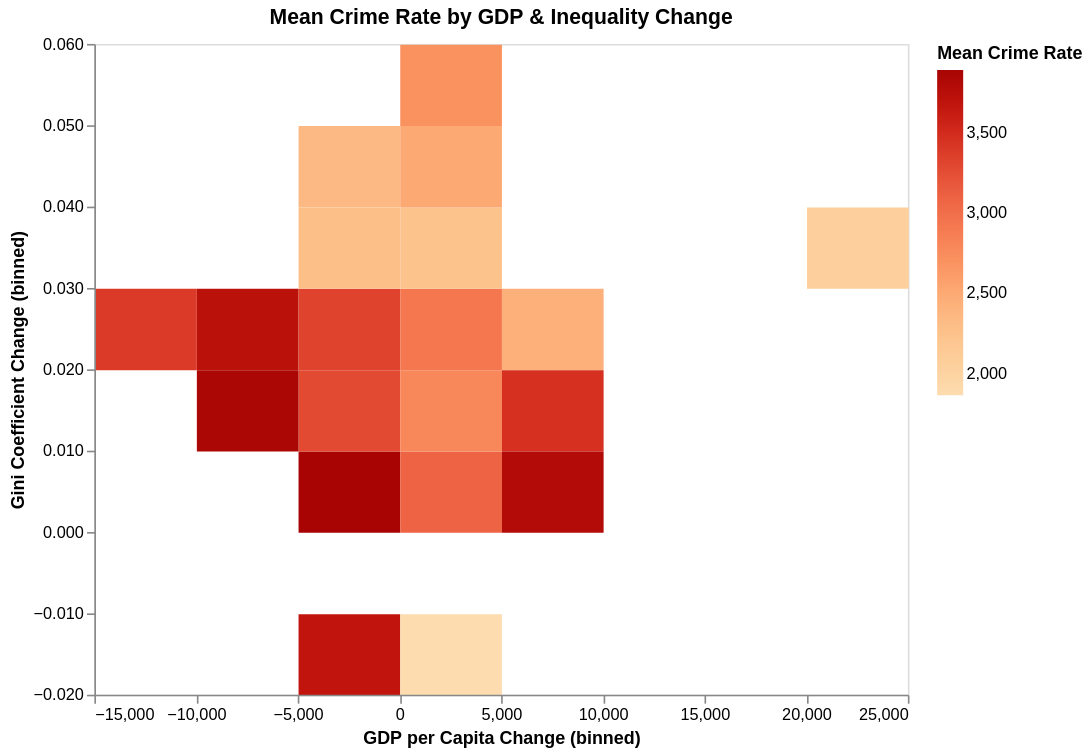

Source (notebook cell):
### Code cell
# CHART 2: Heatmap — Crime Rate by GDP & Gini Change Bins

scatter = alt.Chart(df_state).mark_rect().encode(
    x=alt.X('gdp_change:Q', bin=alt.Bin(maxbins=8), title='GDP per Capita Change (binned)'),
    y=alt.Y('gini_change:Q', bin=alt.Bin(maxbins=8), title='Gini Coefficient Change (binned)'),
    color=alt.Color('mean(avg_crime):Q',
                    title='Mean Crime Rate',
                    scale=alt.Scale(scheme='orangered')),
    tooltip=[
        alt.Tooltip('gdp_change:Q', bin=True, title='GDP Change Range'),
        alt.Tooltip('gini_change:Q', bin=True, title='Gini Change Range'),
        alt.Tooltip('mean(avg_crime):Q', format='.1f', title='Mean Avg Crime'),
        alt.Tooltip('count()', title='States in Bin')
    ]
).properties(
    title='Mean Crime Rate by GDP & Inequality Change',
    width=500,
    height=400
)

scatter

### Figure 1 — Vega-Lite specification as saved in the notebook (floating-point values rounded to 4 significant figures)
{"config": {"view": {"continuousWidth": 300, "continuousHeight": 300}}, "data": {"name": "data-04b4caa9d4cfe295fe82ca2a407e2a15"}, "mark": {"type": "rect"}, "encoding": {"color": {"aggregate": "mean", "field": "avg_crime", "scale": {"scheme": "orangered"}, "title": "Mean Crime Rate", "type": "quantitative"}, "tooltip": [{"bin": true, "field": "gdp_change", "title": "GDP Change Range", "type": "quantitative"}, {"bin": true, "field": "gini_change", "title": "Gini Change Range", "type": "quantitative"}, {"aggregate": "mean", "field": "avg_crime", "format": ".1f", "title": "Mean Avg Crime", "type": "quantitative"}, {"aggregate": "count", "title": "States in Bin", "type": "quantitative"}], "x": {"bin": {"maxbins": 8}, "field": "gdp_change", "title": "GDP per Capita Change (binned)", "type": "quantitative"}, "y": {"bin": {"maxbins": 8}, "field": "gini_change", "title": "Gini Coefficient Change (binned)", "type": "quantitative"}}, "height": 400, "title": "Mean Crime Rate by GDP & Inequality Change", "width": 500, "$schema": "https://vega.github.io/schema/vega-lite/v6.1.0.json", "datasets": {"data-04b4caa9d4cfe295fe82ca2a407e2a15": [{"State": "Alabama", "gdp_start": 40830.0, "gdp_end": 38840.0, "gini_start": 0.473, "gini_end": 0.4811, "avg_crime": 3743.0, "gdp_change": -1990.0, "gini_change": 0.0081, "group": "GDP↓ Gini↑"}, {"State": "Alaska", "gdp_start": 70200.0, "gdp_end": 72570.0, "gini_start": 0.425, "gini_end": 0.4322, "avg_crime": 3098.0, "gdp_change": 2361.0, "gini_change": 0.0072, "group": "GDP↑ Gini↑"}, {"State": "Arizona", "gdp_start": 45120.0, "gdp_end": 40920.0, "gini_start": 0.46, "gini_end": 0.4702, "avg_crime": 3943.0, "gdp_change": -4199.0, "gini_change": 0.0102, "group": "GDP↓ Gini↑"}, {"State": "Arkansas", "gdp_start": 38740.0, "gdp_end": 38000.0, "gini_start": 0.458, "gini_end": 0.4773, "avg_crime": 3803.0, "gdp_change": -738.2, "gini_change": 0.0193, "group": "GDP↓ Gini↑"}, {"State": "California", "gdp_start": 56410.0, "gdp_end": 61980.0, "gini_start": 0.463, "gini_end": 0.4876, "avg_crime": 2972.0, "gdp_change": 5567.0, "gini_change": 0.0246, "group": "GDP↑ Gini↑"}, {"State": "Colorado", "gdp_start": 54980.0, "gdp_end": 56430.0, "gini_start": 0.448, "gini_end": 0.458, "avg_crime": 2955.0, "gdp_change": 1448.0, "gini_change": 0.01, "group": "GDP↑ Gini↑"}, {"State": "Connecticut", "gdp_start": 71430.0, "gdp_end": 67370.0, "gini_start": 0.479, "gini_end": 0.4916, "avg_crime": 2352.0, "gdp_change": -4060.0, "gini_change": 0.0126, "group": "GDP↓ Gini↑"}, {"State": "Delaware", "gdp_start": 73260.0, "gdp_end": 69390.0, "gini_start": 0.433, "gini_end": 0.4523, "avg_crime": 3444.0, "gdp_change": -3878.0, "gini_change": 0.0193, "group": "GDP↓ Gini↑"}, {"State": "Florida", "gdp_start": 46390.0, "gdp_end": 41240.0, "gini_start": 0.465, "gini_end": 0.4872, "avg_crime": 3720.0, "gdp_change": -5151.0, "gini_change": 0.0222, "group": "GDP↓ Gini↑"}, {"State": "Georgia", "gdp_start": 50510.0, "gdp_end": 46920.0, "gini_start": 0.458, "gini_end": 0.4801, "avg_crime": 3794.0, "gdp_change": -3591.0, "gini_change": 0.0221, "group": "GDP↓ Gini↑"}, {"State": "Hawaii", "gdp_start": 55380.0, "gdp_end": 53800.0, "gini_start": 0.454, "gini_end": 0.4346, "avg_crime": 3683.0, "gdp_change": -1575.0, "gini_change": -0.0194, "group": "GDP↓ Gini↓"}, {"State": "Idaho", "gdp_start": 39690.0, "gdp_end": 38190.0, "gini_start": 0.406, "gini_end": 0.4525, "avg_crime": 2110.0, "gdp_change": -1492.0, "gini_change": 0.0465, "group": "GDP↓ Gini↑"}, {"State": "Illinois", "gdp_start": 55130.0, "gdp_end": 57680.0, "gini_start": 0.458, "gini_end": 0.4817, "avg_crime": 2804.0, "gdp_change": 2542.0, "gini_change": 0.0237, "group": "GDP↑ Gini↑"}, {"State": "Indiana", "gdp_start": 46850.0, "gdp_end": 46810.0, "gini_start": 0.435, "gini_end": 0.4519, "avg_crime": 3210.0, "gdp_change": -41.68, "gini_change": 0.0169, "group": "GDP↓ Gini↑"}, {"State": "Iowa", "gdp_start": 50260.0, "gdp_end": 53860.0, "gini_start": 0.422, "gini_end": 0.4393, "avg_crime": 2431.0, "gdp_change": 3598.0, "gini_change": 0.0173, "group": "GDP↑ Gini↑"}, {"State": "Kansas", "gdp_start": 45920.0, "gdp_end": 49780.0, "gini_start": 0.438, "gini_end": 0.4596, "avg_crime": 3307.0, "gdp_change": 3860.0, "gini_change": 0.0216, "group": "GDP↑ Gini↑"}, {"State": "Kentucky", "gdp_start": 41590.0, "gdp_end": 40830.0, "gini_start": 0.455, "gini_end": 0.4781, "avg_crime": 2593.0, "gdp_change": -760.7, "gini_change": 0.0231, "group": "GDP↓ Gini↑"}, {"State": "Louisiana", "gdp_start": 55930.0, "gdp_end": 49530.0, "gini_start": 0.472, "gini_end": 0.4909, "avg_crime": 3853.0, "gdp_change": -6404.0, "gini_change": 0.0189, "group": "GDP↓ Gini↑"}, {"State": "Maine", "gdp_start": 41760.0, "gdp_end": 40330.0, "gini_start": 0.416, "gini_end": 0.4523, "avg_crime": 2385.0, "gdp_change": -1439.0, "gini_change": 0.0363, "group": "GDP↓ Gini↑"}, {"State": "Maryland", "gdp_start": 56030.0, "gdp_end": 57350.0, "gini_start": 0.424, "gini_end": 0.4524, "avg_crime": 3234.0, "gdp_change": 1319.0, "gini_change": 0.0284, "group": "GDP↑ Gini↑"}, {"State": "Massachusetts", "gdp_start": 63210.0, "gdp_end": 69140.0, "gini_start": 0.455, "gini_end": 0.4848, "avg_crime": 2307.0, "gdp_change": 5935.0, "gini_change": 0.0298, "group": "GDP↑ Gini↑"}, {"State": "Michigan", "gdp_start": 45690.0, "gdp_end": 44370.0, "gini_start": 0.44, "gini_end": 0.4667, "avg_crime": 2777.0, "gdp_change": -1314.0, "gini_change": 0.0267, "group": "GDP↓ Gini↑"}, {"State": "Minnesota", "gdp_start": 56530.0, "gdp_end": 56710.0, "gini_start": 0.424, "gini_end": 0.4492, "avg_crime": 2744.0, "gdp_change": 180.1, "gini_change": 0.0252, "group": "GDP↑ Gini↑"}, {"State": "Mississippi", "gdp_start": 33720.0, "gdp_end": 33350.0, "gini_start": 0.462, "gini_end": 0.4759, "avg_crime": 3068.0, "gdp_change": -373.9, "gini_change": 0.0139, "group": "GDP↓ Gini↑"}, {"State": "Missouri", "gdp_start": 46440.0, "gdp_end": 45340.0, "gini_start": 0.448, "gini_end": 0.4634, "avg_crime": 3522.0, "gdp_change": -1100.0, "gini_change": 0.0154, "group": "GDP↓ Gini↑"}, {"State": "Montana", "gdp_start": 40710.0, "gdp_end": 43300.0, "gini_start": 0.409, "gini_end": 0.4623, "avg_crime": 2698.0, "gdp_change": 2583.0, "gini_change": 0.0533, "group": "GDP↑ Gini↑"}, {"State": "Nebraska", "gdp_start": 52080.0, "gdp_end": 57840.0, "gini_start": 0.431, "gini_end": 0.4473, "avg_crime": 2894.0, "gdp_change": 5761.0, "gini_change": 0.0163, "group": "GDP↑ Gini↑"}, {"State": "Nevada", "gdp_start": 58660.0, "gdp_end": 46730.0, "gini_start": 0.431, "gini_end": 0.4548, "avg_crime": 3394.0, "gdp_change": -11930.0, "gini_change": 0.0238, "group": "GDP↓ Gini↑"}, {"State": "New Hampshire", "gdp_start": 50580.0, "gdp_end": 53490.0, "gini_start": 0.417, "gini_end": 0.4347, "avg_crime": 2156.0, "gdp_change": 2915.0, "gini_change": 0.0177, "group": "GDP↑ Gini↑"}, {"State": "New Jersey", "gdp_start": 60260.0, "gdp_end": 59570.0, "gini_start": 0.452, "gini_end": 0.4832, "avg_crime": 2201.0, "gdp_change": -691.4, "gini_change": 0.0312, "group": "GDP↓ Gini↑"}, {"State": "New Mexico", "gdp_start": 44420.0, "gdp_end": 43580.0, "gini_start": 0.455, "gini_end": 0.4795, "avg_crime": 3823.0, "gdp_change": -837.7, "gini_change": 0.0245, "group": "GDP↓ Gini↑"}, {"State": "New York", "gdp_start": 62770.0, "gdp_end": 69160.0, "gini_start": 0.49, "gini_end": 0.5138, "avg_crime": 2060.0, "gdp_change": 6388.0, "gini_change": 0.0238, "group": "GDP↑ Gini↑"}, {"State": "North Carolina", "gdp_start": 48450.0, "gdp_end": 46580.0, "gini_start": 0.451, "gini_end": 0.4776, "avg_crime": 3665.0, "gdp_change": -1871.0, "gini_change": 0.0266, "group": "GDP↓ Gini↑"}, {"State": "North Dakota", "gdp_start": 47740.0, "gdp_end": 72150.0, "gini_start": 0.428, "gini_end": 0.4664, "avg_crime": 2062.0, "gdp_change": 24400.0, "gini_change": 0.0384, "group": "GDP↑ Gini↑"}, {"State": "Ohio", "gdp_start": 48740.0, "gdp_end": 49710.0, "gini_start": 0.45, "gini_end": 0.4637, "avg_crime": 3378.0, "gdp_change": 966.3, "gini_change": 0.0137, "group": "GDP↑ Gini↑"}, {"State": "Oklahoma", "gdp_start": 41670.0, "gdp_end": 49740.0, "gini_start": 0.457, "gini_end": 0.4702, "avg_crime": 3521.0, "gdp_change": 8074.0, "gini_change": 0.0132, "group": "GDP↑ Gini↑"}, {"State": "Oregon", "gdp_start": 44510.0, "gdp_end": 47550.0, "gini_start": 0.446, "gini_end": 0.4622, "avg_crime": 3398.0, "gdp_change": 3044.0, "gini_change": 0.0162, "group": "GDP↑ Gini↑"}, {"State": "Pennsylvania", "gdp_start": 49090.0, "gdp_end": 52950.0, "gini_start": 0.45, "gini_end": 0.4685, "avg_crime": 2335.0, "gdp_change": 3858.0, "gini_change": 0.0185, "group": "GDP↑ Gini↑"}, {"State": "Rhode Island", "gdp_start": 50660.0, "gdp_end": 50180.0, "gini_start": 0.427, "gini_end": 0.4732, "avg_crime": 2589.0, "gdp_change": -483.0, "gini_change": 0.0462, "group": "GDP↓ Gini↑"}, {"State": "South Carolina", "gdp_start": 40490.0, "gdp_end": 38640.0, "gini_start": 0.465, "gini_end": 0.4698, "avg_crime": 4039.0, "gdp_change": -1854.0, "gini_change": 0.0048, "group": "GDP↓ Gini↑"}, {"State": "South Dakota", "gdp_start": 48130.0, "gdp_end": 52730.0, "gini_start": 0.455, "gini_end": 0.4436, "avg_crime": 1866.0, "gdp_change": 4598.0, "gini_change": -0.0114, "group": "GDP↑ Gini↓"}, {"State": "Tennessee", "gdp_start": 45550.0, "gdp_end": 45540.0, "gini_start": 0.465, "gini_end": 0.4789, "avg_crime": 3801.0, "gdp_change": -5.921, "gini_change": 0.0139, "group": "GDP↓ Gini↑"}, {"State": "Texas", "gdp_start": 50870.0, "gdp_end": 57880.0, "gini_start": 0.475, "gini_end": 0.4823, "avg_crime": 3795.0, "gdp_change": 7016.0, "gini_change": 0.0073, "group": "GDP↑ Gini↑"}, {"State": "Utah", "gdp_start": 44970.0, "gdp_end": 47180.0, "gini_start": 0.411, "gini_end": 0.4252, "avg_crime": 3289.0, "gdp_change": 2215.0, "gini_change": 0.0142, "group": "GDP↑ Gini↑"}, {"State": "Vermont", "gdp_start": 44680.0, "gdp_end": 46010.0, "gini_start": 0.412, "gini_end": 0.4452, "avg_crime": 2241.0, "gdp_change": 1333.0, "gini_change": 0.0332, "group": "GDP↑ Gini↑"}, {"State": "Virginia", "gdp_start": 56610.0, "gdp_end": 54170.0, "gini_start": 0.456, "gini_end": 0.4681, "avg_crime": 2375.0, "gdp_change": -2439.0, "gini_change": 0.0121, "group": "GDP↓ Gini↑"}, {"State": "Washington", "gdp_start": 55860.0, "gdp_end": 61830.0, "gini_start": 0.442, "gini_end": 0.4561, "avg_crime": 3980.0, "gdp_change": 5968.0, "gini_change": 0.0141, "group": "GDP↑ Gini↑"}, {"State": "West Virginia", "gdp_start": 37000.0, "gdp_end": 37690.0, "gini_start": 0.44, "gini_end": 0.4581, "avg_crime": 2400.0, "gdp_change": 689.3, "gini_change": 0.0181, "group": "GDP↑ Gini↑"}, {"State": "Wisconsin", "gdp_start": 48770.0, "gdp_end": 49430.0, "gini_start": 0.42, "gini_end": 0.441, "avg_crime": 2577.0, "gdp_change": 661.3, "gini_change": 0.021, "group": "GDP↑ Gini↑"}, {"State": "Wyoming", "gdp_start": 66880.0, "gdp_end": 67510.0, "gini_start": 0.389, "gini_end": 0.4374, "avg_crime": 2508.0, "gdp_change": 627.6, "gini_change": 0.0484, "group": "GDP↑ Gini↑"}]}}
